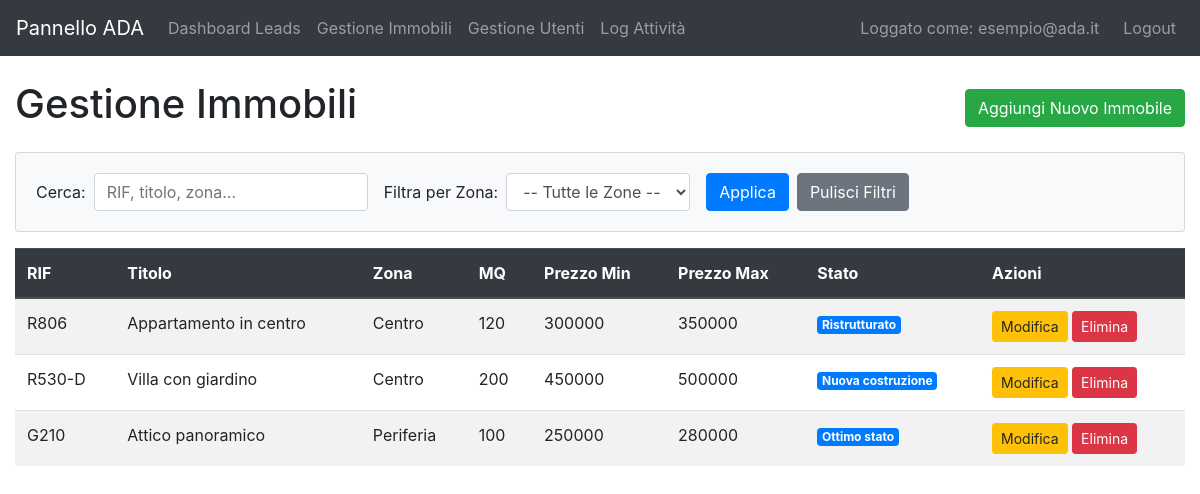
/admin/properties?q=&filter_zona=&sort_by=zona&sort_order=asc (signed in), run on the app's committed database.
### app/models.py (models this page shows, shortened)
class User(UserMixin, db.Model):
    __tablename__ = 'users'
    id = db.Column(db.Integer, primary_key=True)
    email = db.Column(db.String(120), unique=True, nullable=False)
    password_hash = db.Column(db.String(128))

class Property(db.Model):
    __tablename__ = 'properties'
    id = db.Column(db.Integer, primary_key=True)
    rif = db.Column(db.String(50), unique=True, nullable=False)
    titolo = db.Column(db.String(200), nullable=False)
    tipologia = db.Column(db.String(100))
    zona = db.Column(db.String(100))
    indirizzo_parziale = db.Column(db.String(200))
    mq = db.Column(db.Integer)
    prezzo_min = db.Column(db.Float)
    prezzo_max = db.Column(db.Float)
    stato = db.Column(db.String(50))
    caratteristiche_json = db.Column(db.JSON)
    attivo = db.Column(db.Boolean, default=True)
    assets = db.relationship('PropertyAsset', backref='property', lazy=True)

### app/admin/routes.py (the view)
@bp.route('/properties')
@login_required
def properties():
    q = request.args.get('q', '')
    filter_zona = request.args.get('filter_zona', '')
    sort_by = request.args.get('sort_by', 'rif')
    sort_order = request.args.get('sort_order', 'asc')
    query = Property.query
    if q:
        search_term = f"%{q}%"
        query = query.filter(or_(Property.rif.ilike(search_term), Property.titolo.ilike(search_term), Property.zona.ilike(search_term)))
    if filter_zona: query = query.filter(Property.zona == filter_zona)
    sort_map = {'rif': Property.rif, 'zona': Property.zona, 'mq': Property.mq, 'prezzo': Property.prezzo_min}
    sort_column = sort_map.get(sort_by, Property.rif)
    if sort_order == 'desc': sort_column = sort_column.desc()
    else: sort_column = sort_column.asc()
    query = query.order_by(sort_column)
    props = query.all()
    available_zones = [z[0] for z in db.session.query(Property.zona).distinct().order_by(Property.zona).all() if z[0]]
    return render_template('admin/properties.html', properties=props, available_zones=available_zones, q=q, filter_zona=filter_zona, sort_by=sort_by, sort_order=sort_order)

### app/templates/admin/properties.html (shortened to what this page needs)
{% extends "admin/base.html" %}
{% block content %}
<div class="d-flex justify-content-between align-items-center mb-3">
    <h1>Gestione Immobili</h1>
    <a href="{{ url_for('admin.add_property') }}" class="btn btn-success">Aggiungi Nuovo Immobile</a>
</div>
<div class="card bg-light mb-3">
    <div class="card-body">
        <form method="GET" action="{{ url_for('admin.properties') }}" class="form-inline">
            <div class="form-group mr-3">
                <label for="q" class="mr-2">Cerca:</label>
                <input type="text" class="form-control" id="q" name="q" placeholder="RIF, titolo, zona..." value="{{ q or '' }}">
            </div>
            <div class="form-group mr-3">
                <label for="filter_zona" class="mr-2">Filtra per Zona:</label>
                <select class="form-control" id="filter_zona" name="filter_zona">
                    <option value="">-- Tutte le Zone --</option>
                </select>
            </div>
            <button type="submit" class="btn btn-primary">Applica</button>
            <a href="{{ url_for('admin.properties') }}" class="btn btn-secondary ml-2">Pulisci Filtri</a>
        </form>
    </div>
</div>
<table class="table table-striped table-hover">
    <thead class="thead-dark">
        <tr>
            {% set next_order = 'desc' if sort_by == 'rif' and sort_order == 'asc' else 'asc' %}
            <th><a href="{{ url_for('admin.properties', q=q, filter_zona=filter_zona, sort_by='rif', sort_order=next_order) }}" class="text-white">RIF</a></th>
            <th>Titolo</th>
            {% set next_order = 'desc' if sort_by == 'zona' and sort_order == 'asc' else 'asc' %}
            <th><a href="{{ url_for('admin.properties', q=q, filter_zona=filter_zona, sort_by='zona', sort_order=next_order) }}" class="text-white">Zona</a></th>
            {% set next_order = 'desc' if sort_by == 'mq' and sort_order == 'asc' else 'asc' %}
            <th><a href="{{ url_for('admin.properties', q=q, filter_zona=filter_zona, sort_by='mq', sort_order=next_order) }}" class="text-white">MQ</a></th>
            {% set next_order = 'desc' if sort_by == 'prezzo' and sort_order == 'asc' else 'asc' %}
            <th><a href="{{ url_for('admin.properties', q=q, filter_zona=filter_zona, sort_by='prezzo', sort_order=next_order) }}" class="text-white">Prezzo Min</a></th>
            <th>Prezzo Max</th>
            <th>Stato</th>
            <th>Azioni</th>
        </tr>
    </thead>
    <tbody>
        {% for prop in properties %}
        <tr>
            <td>{{ prop.rif }}</td>
            <td>{{ prop.titolo }}</td>
            <td>{{ prop.zona }}</td>
            <td>{{ prop.mq }}</td>
            <td>{{ "%.0f"|format(prop.prezzo_min) if prop.prezzo_min else 'N/D' }}</td>
            <td>{{ "%.0f"|format(prop.prezzo_max) if prop.prezzo_max else 'N/D' }}</td>
            <td><span class="badge badge-primary">{{ prop.stato }}</span></td>
            <td>
                <a href="{{ url_for('admin.edit_property', property_id=prop.id) }}" class="btn btn-warning btn-sm">Modifica</a>
                <form action="{{ url_for('admin.delete_property', property_id=prop.id) }}" method="POST" class="d-inline" onsubmit="return confirm('Sei sicuro di voler eliminare questo immobile?');">
                    <button type="submit" class="btn btn-danger btn-sm">Elimina</button>
                </form>
            </td>
        </tr>
        {% else %}
        <tr>
            <td colspan="8" class="text-center">Nessun immobile trovato. Prova a modificare i filtri.</td>
        </tr>
        {% endfor %}
    </tbody>
</table>
{% endblock %}

### app/templates/admin/base.html (shortened to what this page needs)
<!DOCTYPE html>
<html lang="it">
<head>
    <link rel="stylesheet" href="https://stackpath.bootstrapcdn.com/bootstrap/4.5.2/css/bootstrap.min.css">
</head>
<body>
    <nav class="navbar navbar-expand-lg navbar-dark bg-dark">
        <a class="navbar-brand" href="{{ url_for('admin.dashboard') if current_user.is_authenticated else url_for('main.index') }}">Pannello ADA</a>
        <div class="collapse navbar-collapse" id="navbarNav">
            <ul class="navbar-nav mr-auto">
                {% if current_user.is_authenticated %}
                <li class="nav-item">
                    <a class="nav-link" href="{{ url_for('admin.dashboard') }}">Dashboard Leads</a>
                </li>
                <li class="nav-item">
                    <a class="nav-link" href="{{ url_for('admin.properties') }}">Gestione Immobili</a>
                </li>
                <li class="nav-item">
                    <a class="nav-link" href="{{ url_for('admin.users') }}">Gestione Utenti</a>
                </li>
                <li class="nav-item">
                    <a class="nav-link" href="{{ url_for('admin.logs') }}">Log Attività</a>
                </li>
                {% endif %}
            </ul>
            <ul class="navbar-nav">
                 {% if current_user.is_authenticated %}
                 <li class="nav-item">
                    <span class="navbar-text mr-3">
                        Loggato come: {{ current_user.email }}
                    </span>
                 </li>
                 <li class="nav-item">
                    <a class="nav-link" href="{{ url_for('admin.logout') }}">Logout</a>
                </li>
                {% endif %}
            </ul>
        </div>
    </nav>
    <div class="container-fluid mt-4">
        {% block content %}{% endblock %}
    </div>
</body>
</html>

### data on the page
User: email "esempio@ada.it"
Property: rif "R806", titolo "Appartamento in centro", zona "Centro", mq "120", prezzo_min "300000", prezzo_max "350000", stato "Ristrutturato"
Property: rif "R530-D", titolo "Villa con giardino", zona "Centro", mq "200", prezzo_min "450000", prezzo_max "500000", stato "Nuova costruzione"
Property: rif "G210", titolo "Attico panoramico", zona "Periferia", mq "100", prezzo_min "250000", prezzo_max "280000", stato "Ottimo stato"
